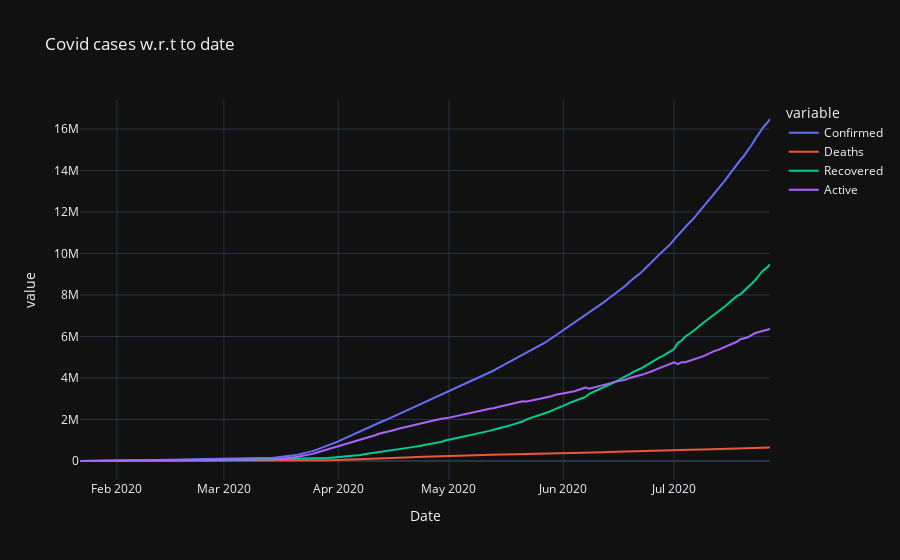

This figure's notebook cell:
### Code cell
px.line(day_wise,x='Date',y=['Confirmed','Deaths','Recovered','Active'],title='Covid cases w.r.t to date',template='plotly_dark')

### Figure 1 — Plotly figure (JSON) as saved in the notebook; plotly's stock layout.template omitted (floating-point values rounded to 4 significant figures; data arrays with more than 128 entries replaced by an {"elided": "..."} marker saying what was removed)
{"data": [{"hovertemplate": "variable=Confirmed<br>Date=%{x}<br>value=%{y}<extra></extra>", "legendgroup": "Confirmed", "line": {"color": "#636efa", "dash": "solid"}, "marker": {"symbol": "circle"}, "mode": "lines", "name": "Confirmed", "orientation": "v", "showlegend": true, "type": "scatter", "x": {"elided": "188 str values"}, "xaxis": "x", "y": {"elided": "188 int values"}, "yaxis": "y"}, {"hovertemplate": "variable=Deaths<br>Date=%{x}<br>value=%{y}<extra></extra>", "legendgroup": "Deaths", "line": {"color": "#EF553B", "dash": "solid"}, "marker": {"symbol": "circle"}, "mode": "lines", "name": "Deaths", "orientation": "v", "showlegend": true, "type": "scatter", "x": {"elided": "188 str values"}, "xaxis": "x", "y": {"elided": "188 int values"}, "yaxis": "y"}, {"hovertemplate": "variable=Recovered<br>Date=%{x}<br>value=%{y}<extra></extra>", "legendgroup": "Recovered", "line": {"color": "#00cc96", "dash": "solid"}, "marker": {"symbol": "circle"}, "mode": "lines", "name": "Recovered", "orientation": "v", "showlegend": true, "type": "scatter", "x": {"elided": "188 str values"}, "xaxis": "x", "y": {"elided": "188 int values"}, "yaxis": "y"}, {"hovertemplate": "variable=Active<br>Date=%{x}<br>value=%{y}<extra></extra>", "legendgroup": "Active", "line": {"color": "#ab63fa", "dash": "solid"}, "marker": {"symbol": "circle"}, "mode": "lines", "name": "Active", "orientation": "v", "showlegend": true, "type": "scatter", "x": {"elided": "188 str values"}, "xaxis": "x", "y": {"elided": "188 int values"}, "yaxis": "y"}], "layout": {"legend": {"title": {"text": "variable"}, "tracegroupgap": 0}, "title": {"text": "Covid cases w.r.t to date"}, "xaxis": {"anchor": "y", "domain": [0, 1], "title": {"text": "Date"}}, "yaxis": {"anchor": "x", "domain": [0, 1], "title": {"text": "value"}}}}
